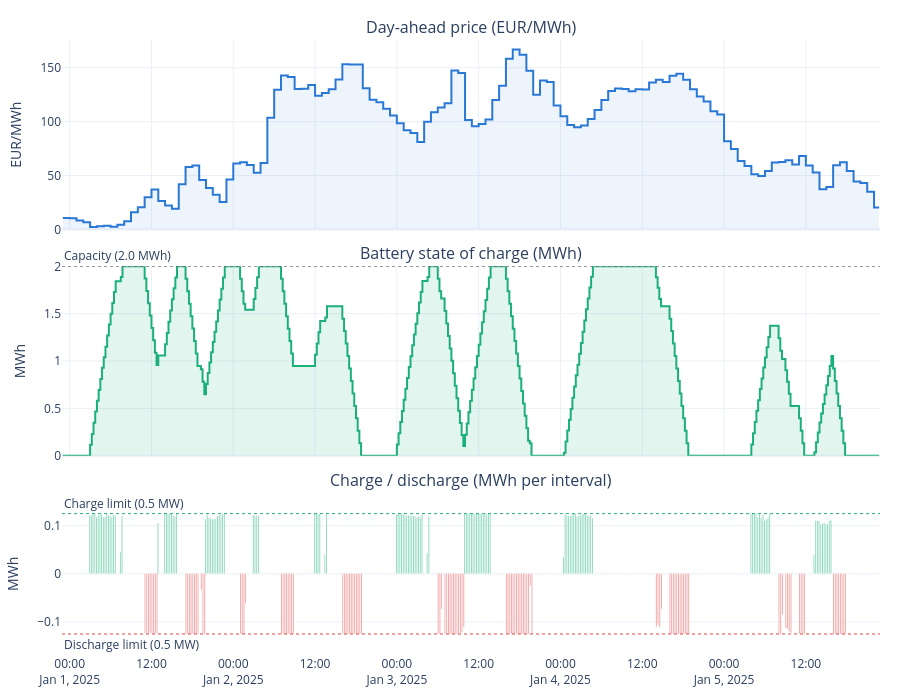

Notebook source saved alongside this figure:
### Code cell
fig = make_subplots(
    rows=3, cols=1,
    shared_xaxes=True,
    row_heights=[0.35, 0.35, 0.3],
    vertical_spacing=0.06,
    subplot_titles=("Day-ahead price (EUR/MWh)", "Battery state of charge (MWh)", "Charge / discharge (MWh per interval)"),
)

# --- price ---
fig.add_trace(
    go.Scatter(x=df["dates"], y=df["price"], mode="lines", name="Price",
               line=dict(color="#2a78d6", width=2, shape="hv"),
               fill="tozeroy", fillcolor="rgba(42,120,214,0.08)"),
    row=1, col=1,
)

# --- state of charge ---
fig.add_trace(
    go.Scatter(x=df["dates"], y=df["soc_mwh"], mode="lines", name="SoC",
               line=dict(color="#1baf7a", width=2, shape="hv"),
               fill="tozeroy", fillcolor="rgba(27,175,122,0.12)"),
    row=2, col=1,
)

# --- charge (positive) / discharge (negative, for visual contrast) ---
fig.add_trace(
    go.Bar(x=df["dates"], y=df["charge_mwh"], name="Charge", marker_color="#1baf7a"),
    row=3, col=1,
)
fig.add_trace(
    go.Bar(x=df["dates"], y=-df["discharge_mwh"], name="Discharge", marker_color="#e34948"),
    row=3, col=1,
)

# --- capacity limit line on the SoC panel ---
fig.add_hline(
    y=CAPACITY_MWH, row=2, col=1,
    line=dict(color="#555", width=1, dash="dot"),
    annotation_text=f"Capacity ({CAPACITY_MWH} MWh)", annotation_position="top left",
)

# --- power limit lines on the charge/discharge panel ---
fig.add_hline(
    y=MAX_CHARGE_MWH, row=3, col=1,
    line=dict(color="#1baf7a", width=1, dash="dot"),
    annotation_text=f"Charge limit ({CHARGE_POWER_MW} MW)", annotation_position="top left",
)
fig.add_hline(
    y=-MAX_DISCHARGE_MWH, row=3, col=1,
    line=dict(color="#e34948", width=1, dash="dot"),
    annotation_text=f"Discharge limit ({DISCHARGE_POWER_MW} MW)", annotation_position="bottom left",
)

fig.update_layout(
    height=700,
    showlegend=False,
    bargap=0,
    margin=dict(t=40, r=20, l=50, b=40),
    template="plotly_white",
)
fig.update_yaxes(title_text="EUR/MWh", row=1, col=1)
fig.update_yaxes(title_text="MWh", range=[0, 2], row=2, col=1)
fig.update_yaxes(title_text="MWh", row=3, col=1)

fig.show()

### Figure 1 — Plotly figure (JSON) as saved in the notebook; plotly's stock layout.template omitted (floating-point values rounded to 4 significant figures; data arrays with more than 128 entries replaced by an {"elided": "..."} marker saying what was removed)
{"data": [{"fill": "tozeroy", "fillcolor": "rgba(42,120,214,0.08)", "line": {"color": "#2a78d6", "shape": "hv", "width": 2}, "mode": "lines", "name": "Price", "type": "scatter", "x": {"elided": "480 str values"}, "xaxis": "x", "y": {"elided": "480 float values"}, "yaxis": "y"}, {"fill": "tozeroy", "fillcolor": "rgba(27,175,122,0.12)", "line": {"color": "#1baf7a", "shape": "hv", "width": 2}, "mode": "lines", "name": "SoC", "type": "scatter", "x": {"elided": "480 str values"}, "xaxis": "x2", "y": {"elided": "480 float values"}, "yaxis": "y2"}, {"marker": {"color": "#1baf7a"}, "name": "Charge", "type": "bar", "x": {"elided": "480 str values"}, "xaxis": "x3", "y": {"elided": "480 float values"}, "yaxis": "y3"}, {"marker": {"color": "#e34948"}, "name": "Discharge", "type": "bar", "x": {"elided": "480 str values"}, "xaxis": "x3", "y": {"elided": "480 float values"}, "yaxis": "y3"}], "layout": {"annotations": [{"font": {"size": 16}, "showarrow": false, "text": "Day-ahead price (EUR/MWh)", "x": 0.5, "xanchor": "center", "xref": "paper", "y": 1, "yanchor": "bottom", "yref": "paper"}, {"font": {"size": 16}, "showarrow": false, "text": "Battery state of charge (MWh)", "x": 0.5, "xanchor": "center", "xref": "paper", "y": 0.632, "yanchor": "bottom", "yref": "paper"}, {"font": {"size": 16}, "showarrow": false, "text": "Charge / discharge (MWh per interval)", "x": 0.5, "xanchor": "center", "xref": "paper", "y": 0.264, "yanchor": "bottom", "yref": "paper"}, {"showarrow": false, "text": "Capacity (2.0 MWh)", "x": 0, "xanchor": "left", "xref": "x2 domain", "y": 2, "yanchor": "bottom", "yref": "y2"}, {"showarrow": false, "text": "Charge limit (0.5 MW)", "x": 0, "xanchor": "left", "xref": "x3 domain", "y": 0.125, "yanchor": "bottom", "yref": "y3"}, {"showarrow": false, "text": "Discharge limit (0.5 MW)", "x": 0, "xanchor": "left", "xref": "x3 domain", "y": -0.125, "yanchor": "top", "yref": "y3"}], "bargap": 0, "height": 700, "margin": {"b": 40, "l": 50, "r": 20, "t": 40}, "shapes": [{"line": {"color": "#555", "dash": "dot", "width": 1}, "type": "line", "x0": 0, "x1": 1, "xref": "x2 domain", "y0": 2, "y1": 2, "yref": "y2"}, {"line": {"color": "#1baf7a", "dash": "dot", "width": 1}, "type": "line", "x0": 0, "x1": 1, "xref": "x3 domain", "y0": 0.125, "y1": 0.125, "yref": "y3"}, {"line": {"color": "#e34948", "dash": "dot", "width": 1}, "type": "line", "x0": 0, "x1": 1, "xref": "x3 domain", "y0": -0.125, "y1": -0.125, "yref": "y3"}], "showlegend": false, "xaxis": {"anchor": "y", "domain": [0, 1], "matches": "x3", "showticklabels": false}, "xaxis2": {"anchor": "y2", "domain": [0, 1], "matches": "x3", "showticklabels": false}, "xaxis3": {"anchor": "y3", "domain": [0, 1]}, "yaxis": {"anchor": "x", "domain": [0.692, 1], "title": {"text": "EUR/MWh"}}, "yaxis2": {"anchor": "x2", "domain": [0.324, 0.632], "range": [0, 2], "title": {"text": "MWh"}}, "yaxis3": {"anchor": "x3", "domain": [0, 0.264], "title": {"text": "MWh"}}}}
